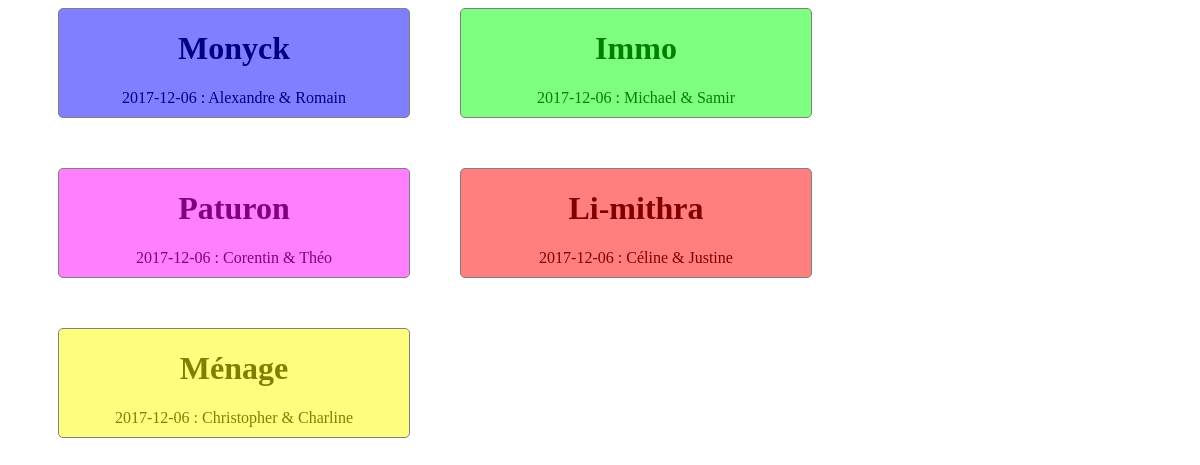
The page / on the database its author committed.
### tables this page shows
CREATE TABLE `activities` (
  `date` date NOT NULL,
  `id_user1` int(11) NOT NULL,
  `id_user2` int(11) NOT NULL,
  `id_project` int(11) NOT NULL
);

CREATE TABLE `projects` (
  `id` int(11) NOT NULL,
  `name` varchar(20) NOT NULL
);

CREATE TABLE `users` (
  `id` int(11) NOT NULL,
  `name` varchar(50) NOT NULL
);

### functions.php (the view, shortened to what this page needs)
<?php
function displayActivities($bdd,$date){
    $days_ago = date('Y-m-d', strtotime('-3 days', strtotime($date)));
    $bdd->query("DELETE FROM activities WHERE date='".$days_ago);
    $result=$bdd->query("SELECT a.date,p.name as namep,u1.name as name1,u2.name as name2
    FROM activities a,projects p,users u1,users u2
    WHERE u1.id=a.id_user1 AND u2.id=a.id_user2 AND p.id=a.id_project
    ORDER BY p.id,a.date DESC");
    $prev="";
    $i=1;
    echo "<div class='box'>";
    foreach($result as $rs){
        echo "<div class='box".$i."' >";
        if($rs['namep']==$prev){
            echo $rs['date']." : ".$rs['name1']." & ".$rs['name2']."<br>";
        }
        else{
            echo "<h1>".$rs['namep']."</h1>";
            echo $rs['date']." : ".$rs['name1']." & ".$rs['name2']."<br>";
        }
        echo "</div>";
        $prev=$rs['namep'];
        $i++;
    }
    echo "</div>";
}

### index.php (shortened to what this page needs)
<?php include("config.php");
include("functions.php");?>
<html>
    <head>
        <link rel="stylesheet" type="text/css" href="style.css">
    </head>
    <body>
    <?php
    $date=date("Y-m-d");
    displayActivities($bdd,$date);
    ?>
    </body>
</html>

### style.css (style rules this page uses)
.box { position: relative; }
.box1, .box2, .box3, .box4, .box5 { width:350px; border: 1px solid grey; border-radius: 5px; text-align: center; float:left; padding-bottom: 10px; margin-left:50px; margin-bottom: 50px; }
.box1 { background-color: rgba(0, 0, 255, 0.5); color:#000080; }
.box2 { background-color: rgba(0, 255, 0, 0.5); color:#008000; }
.box3 { background-color: rgba(255, 0, 255, 0.5); color:#800080; }
.box4 { background-color: rgba(255, 0, 0, 0.5); color:#800000; }
.box5 { background-color: rgba(255, 255, 0, 0.5); color:#808000; }

### rows shown on the page
activities: id_project.name "Monyck", date "2017-12-06", users.name "Alexandre", users.name "Romain"
activities: id_project.name "Immo", date "2017-12-06", users.name "Michael", users.name "Samir"
activities: id_project.name "Paturon", date "2017-12-06", users.name "Corentin", users.name "Théo"
activities: id_project.name "Li-mithra", date "2017-12-06", users.name "Céline", users.name "Justine"
activities: id_project.name "Ménage", date "2017-12-06", users.name "Christopher", users.name "Charline"
